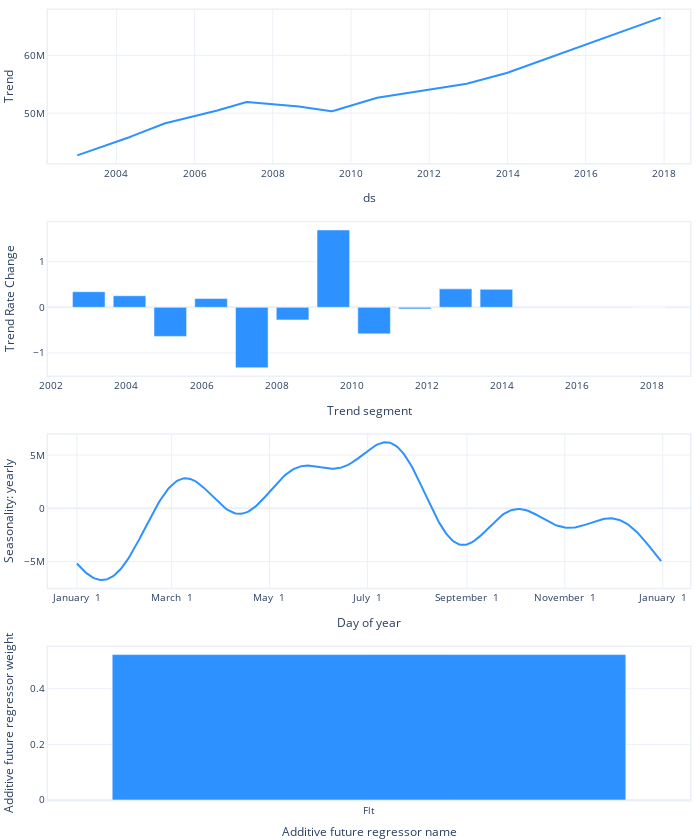

Source (notebook cell):
### Markdown cell above
Plot of parameters

### Code cell
fig = m3.plot_parameters()
fig.write_image("../graphics/Neuralprophet_sin_covid/best_params_sin_covid.png", scale=2)
fig.show()

### Figure 1 — Plotly figure (JSON) as saved in the notebook; plotly's stock layout.template omitted (floating-point values rounded to 4 significant figures; data arrays with more than 128 entries replaced by an {"elided": "..."} marker saying what was removed)
{"data": [{"fill": "none", "line": {"color": "#2d92ff", "width": 2}, "mode": "lines", "name": "Trend", "type": "scatter", "uid": "9745f44d-689b-4d62-b053-dcd2716950db", "x": {"elided": "180 str values"}, "xaxis": "x", "y": {"elided": "180 float values"}, "yaxis": "y"}, {"marker": {"color": "#2d92ff"}, "name": "Trend Rate Change", "type": "bar", "uid": "3d41bee7-f810-4400-9399-42c7a58de159", "x": ["2003-01-01T00:00:00", "2004-02-01T05:14:10.909091", "2005-03-03T10:28:21.818182", "2006-04-03T15:42:32.727273", "2007-05-04T20:56:43.636364", "2008-06-04T02:10:54.545455", "2009-07-05T07:25:05.454545", "2010-08-05T12:39:16.363636", "2011-09-05T17:53:27.272727", "2012-10-05T23:07:38.181818", "2013-11-06T04:21:49.090909", "2017-12-01T00:00:00"], "xaxis": "x2", "y": [0.3419, 0.2536, -0.6377, 0.1923, -1.324, -0.2761, 1.695, -0.582, -0.03451, 0.4045, 0.3944, 0], "yaxis": "y2"}, {"fill": "none", "line": {"color": "#2d92ff", "width": 2}, "mode": "lines", "name": "yearly", "type": "scatter", "uid": "92036ebb-e4bb-4e9e-aad9-25eee14469d4", "x": {"elided": "365 str values"}, "xaxis": "x3", "y": {"elided": "365 float values"}, "yaxis": "y3"}, {"marker": {"color": "#2d92ff"}, "name": "Additive future regressor", "type": "bar", "uid": "765721d2-ec06-4f55-a639-f16e72804043", "width": 0.8, "x": ["Flt"], "xaxis": "x4", "y": [0.5227], "yaxis": "y4"}], "layout": {"autosize": true, "font": {"size": 10}, "height": 840, "hovermode": "x unified", "margin": {"b": 0, "l": 0, "pad": 0, "r": 10, "t": 10}, "showlegend": false, "title": {"font": {"size": 12}}, "width": 700, "xaxis": {"anchor": "y", "domain": [0, 1], "linewidth": 1.5, "mirror": true, "range": ["2002-04-03T00:00:00", "2018-08-31T00:00:00"], "showline": true, "title": {"text": "ds"}, "type": "date"}, "xaxis2": {"anchor": "y2", "domain": [0, 1], "linewidth": 1.5, "mirror": true, "range": ["2001-11-30T18:45:49.090909", "2019-01-01T05:14:10.909091"], "showline": true, "title": {"text": "Trend segment"}, "type": "date"}, "xaxis3": {"anchor": "y3", "domain": [0, 1], "linewidth": 1.5, "mirror": true, "range": ["2016-12-14T00:00:00", "2018-01-18T00:00:00"], "showline": true, "tickformat": "%B %e", "title": {"text": "Day of year"}}, "xaxis4": {"anchor": "y4", "domain": [0, 1], "linewidth": 1.5, "mirror": true, "showline": true, "title": {"text": "Additive future regressor name"}}, "yaxis": {"anchor": "x", "domain": [0.8063, 1], "linewidth": 1.5, "mirror": true, "rangemode": "normal", "showline": true, "title": {"text": "Trend"}}, "yaxis2": {"anchor": "x2", "domain": [0.5375, 0.7312], "linewidth": 1.5, "mirror": true, "rangemode": "normal", "showline": true, "title": {"text": "Trend Rate Change"}}, "yaxis3": {"anchor": "x3", "domain": [0.2687, 0.4625], "linewidth": 1.5, "mirror": true, "rangemode": "normal", "showline": true, "title": {"text": "Seasonality: yearly"}}, "yaxis4": {"anchor": "x4", "domain": [0, 0.1938], "linewidth": 1.5, "mirror": true, "rangemode": "normal", "showline": true, "title": {"text": "Additive future regressor weight"}}}}
